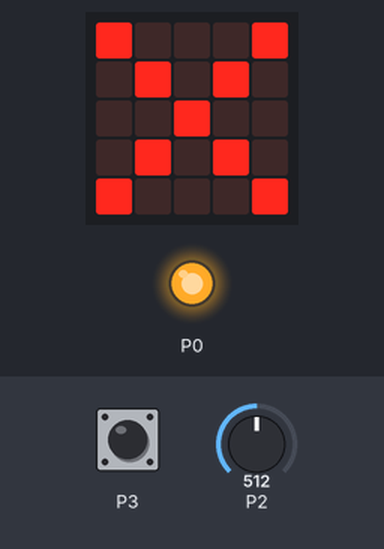
Bench run of a program on a simulated Calliope mini (MakeCode). On the bench: the board's 5×5 LED display, output pins drawn as LEDs (lit = HIGH). The inputs (shaded band) are chosen by the test bench; at power-on: P3 HIGH, P2 = 512 (analog values on the 0–1023 scale).

Above: at 1.2 s.
1.3 s: P3 pulled LOW for 0.5 s
At 1.89 s:
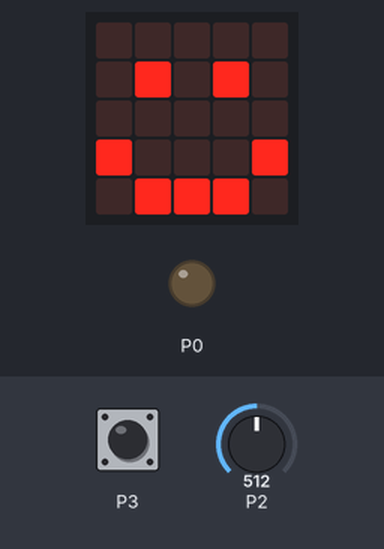
3.6 s: P3 pulled LOW for 3.2 s
At 8.4 s:
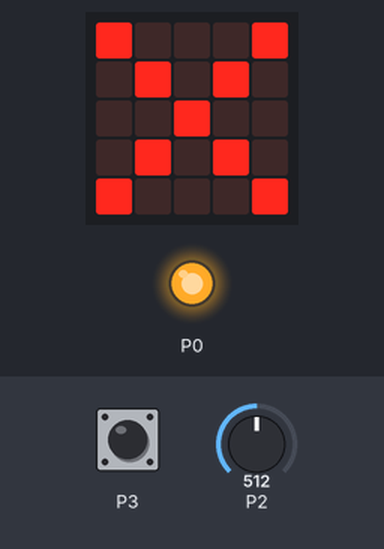
Timing chart, 0 to 9.9 s (numbered marks = the images above; inputs shaded):
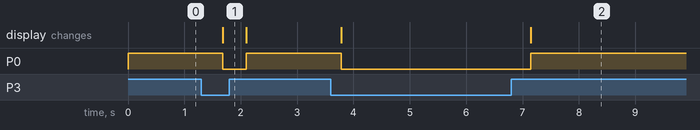

Measured:
- after the input at 1.3 s, P0: HIGH → LOW after 0.38 s, → HIGH 0.42 s later; the display: changes after 0.38 s (image 1)
- after the input at 3.6 s, P0: HIGH → LOW after 0.18 s, → HIGH 3.4 s later; the display: first changes after 0.18 s (image 2 shows a later state)

The program:

main.ts
```typescript
pins.setPull(DigitalPin.P3, PinPullMode.PullUp)
pins.setPull(DigitalPin.P1, PinPullMode.PullNone)
// P0: LED Trig
// P1: Bewegungssensor PIR
// P2: Helligkeitssensor
// P3: Hauptschalter Regelung ON/OFF
basic.forever(function () {
    // Checken ob der Hauptschalter ein ist.
    if (pins.digitalReadPin(DigitalPin.P3) == 0) {
        // Nur wenn der Hauptschalter ein ist. Regelung starten und checken ob Helligkeit genügend niedrig (Abend). Dann Beleuchtung einschalten
        //
        if (pins.analogReadPin(AnalogPin.P2) < 300) {
            // Wenn der Bewegungssensor aktiviert wurde dann einschalten. sonst nix machen. Nur BIld zeigen
            if (pins.digitalReadPin(DigitalPin.P1) == 1) {
                // Beleuchtung einschalten
                //
                pins.digitalWritePin(DigitalPin.P0, 1)
                images.iconImage(IconNames.ArrowEast).showImage(0)
            } else {
                // Ansonsten Beleuchtung ausschalten
                pins.digitalWritePin(DigitalPin.P0, 0)
                images.iconImage(IconNames.Yes).showImage(0)
            }
        } else {
            // Ansonsten Beleuchtung ausschalten
            pins.digitalWritePin(DigitalPin.P0, 0)
            images.iconImage(IconNames.Happy).showImage(0)
        }
    } else {
        // Falls Hauptschalter aus, Bleuchtung immer ein ohne Regelung
        pins.digitalWritePin(DigitalPin.P0, 1)
        images.iconImage(IconNames.No).showImage(0)
    }
})
```

test.ts
```typescript
// Hier kann man Tests durchführen; diese Datei wird nicht kompiliert, wenn dieses Paket als Erweiterung verwendet wird.
```
